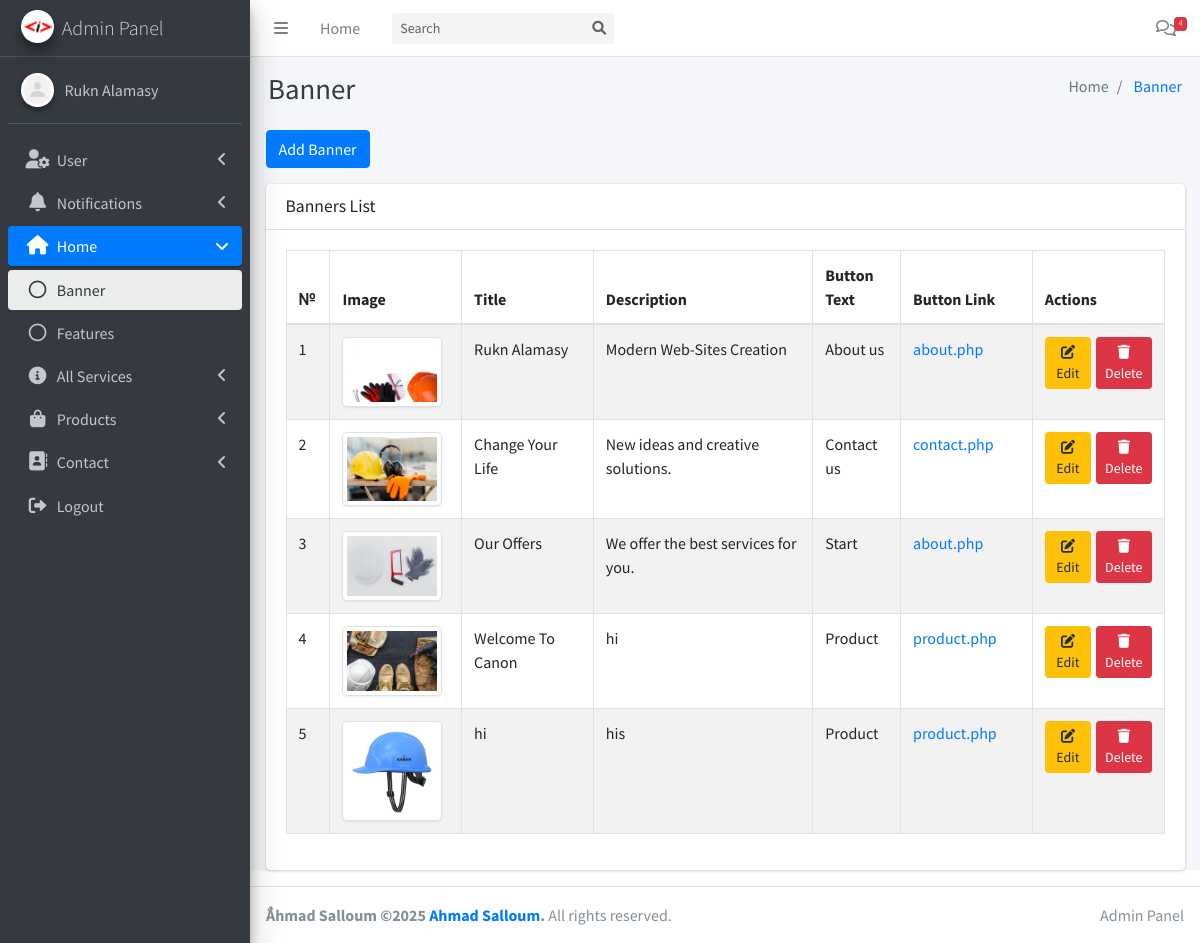
The app's page /admin/banner.php (signed in) with its own data.
### tables this page shows
CREATE TABLE `banners` (
  `id` int(11) NOT NULL,
  `image` varchar(255) NOT NULL,
  `title` varchar(255) NOT NULL,
  `description` text NOT NULL,
  `button_text` varchar(100) NOT NULL,
  `button_link` varchar(255) NOT NULL
);

### config.php (called while the page is built, shortened)
<?php
class Database
{
    private $conn;
    public function __construct()
    {
        $servername = "localhost";
        $username = "root";
        $password = "";
        $dbname = "business_website";
        $this->conn = new mysqli($servername, $username, $password, $dbname);
    }
    public function executeQuery($sql)
    {
        $result = $this->conn->query($sql);
        return $result;
    }
    public function select($table, $columns = "*", $condition = "")
    {
        $sql = "SELECT $columns FROM $table $condition";
        return $this->executeQuery($sql)->fetch_all(MYSQLI_ASSOC);
    }
}

### admin/check.php (called while the page is built, shortened)
<?php
include '../config.php';
$query = new Database();

### admin/banner.php (the view, shortened to what this page needs)
<?php include 'check.php'; ?>
<?php
$banners = $query->select('banners', '*');
?>
<!DOCTYPE html>
<html lang="en">
<head>
    <?php include 'includes/css.php'; ?>
</head>
<body class="hold-transition sidebar-mini">
    <div class="wrapper">
        <?php include 'includes/header.php' ?>
        <div class="content-wrapper">
            <section class="content">
                <div class="container-fluid">
                    <button type="button" class="btn btn-primary mb-3" data-toggle="modal"
                        data-target="#bannerModal">
                        Add Banner
                    </button>
                    <div class="card">
                        <div class="card-header">
                            <h3 class="card-title">Banners List</h3>
                        </div>
                        <div class="card-body">
                            <div class="table-responsive">
                                <table class="table table-bordered table-striped">
                                    <thead>
                                        <tr>
                                            <th width="5%">№</th>
                                            <th width="15%">Image</th>
                                            <th width="15%">Title</th>
                                            <th width="25%">Description</th>
                                            <th width="10%">Button Text</th>
                                            <th width="15%">Button Link</th>
                                            <th width="15%">Actions</th>
                                        </tr>
                                    </thead>
                                    <tbody>
                                        <?php if (!empty($banners)): ?>
                                            <?php foreach ($banners as $index => $banner): ?>
                                                <tr>
                                                    <td><?php echo $index + 1 ?></td>
                                                    <td>
                                                        <img src="../assets/img/banners/<?php echo $banner['image']; ?>"
                                                            alt="<?php echo htmlspecialchars($banner['title']); ?>"
                                                            class="img-thumbnail" style="max-width: 100px;">
                                                    </td>
                                                    <td><?php echo htmlspecialchars($banner['title']); ?></td>
                                                    <td><?php echo htmlspecialchars($banner['description']); ?></td>
                                                    <td><?php echo htmlspecialchars($banner['button_text']); ?></td>
                                                    <td>
                                                        <a href="<?php echo htmlspecialchars($banner['button_link']); ?>"
                                                           target="_blank" class="text-break">
                                                            <?php echo htmlspecialchars($banner['button_link']); ?>
                                                        </a>
                                                    </td>
                                                    <td>
                                                        <div class="action-buttons">
                                                            <a href="?edit=<?php echo $banner['id']; ?>"
                                                               class="btn btn-warning btn-sm">
                                                                <i class="fas fa-edit"></i> Edit
                                                            </a>
                                                            <button type="button"
                                                                onclick="deleteBanner(<?php echo $banner['id']; ?>)"
                                                                class="btn btn-danger btn-sm">
                                                                <i class="fas fa-trash"></i> Delete
                                                            </button>
                                                        </div>
                                                    </td>
                                                </tr>
                                            <?php endforeach; ?>
                                        <?php endif; ?>
                                    </tbody>
                                </table>
                            </div>
                        </div>
                    </div>
                </div>
            </section>
        </div>
        <?php include 'includes/footer.php'; ?>
    </div>
</body>
</html>

### admin/banner.php (style rules this page uses)
.action-buttons { display: flex; gap: 5px; }
.table img { max-width: 100px; height: auto; border-radius: 5px; }

### records on screen
banners: image (picture), title "Rukn Alamasy", description "Modern Web-Sites Creation", button_text "About us", button_link "about.php"
banners: image (picture), title "Change Your Life", description "New ideas and creative solutions.", button_text "Contact us", button_link "contact.php"
banners: image (picture), title "Our Offers", description "We offer the best services for you.", button_text "Start", button_link "about.php"
banners: image (picture), title "Welcome To Canon", description "hi", button_text "Product", button_link "product.php"
banners: image (picture), title "hi", description "his", button_text "Product", button_link "product.php"

### other values on screen
$message_count "4"
$pageTitle "Banner"
$item['title'] "Home"
$item['title'] "Banner"
$menuItem['menuTitle'] "User"
$menuItem['menuTitle'] "Notifications"
$menuItem['menuTitle'] "Home"
$page['title'] "Banner"
$page['title'] "Features"
$menuItem['menuTitle'] "All Services"
$menuItem['menuTitle'] "Products"
$menuItem['menuTitle'] "Contact"
